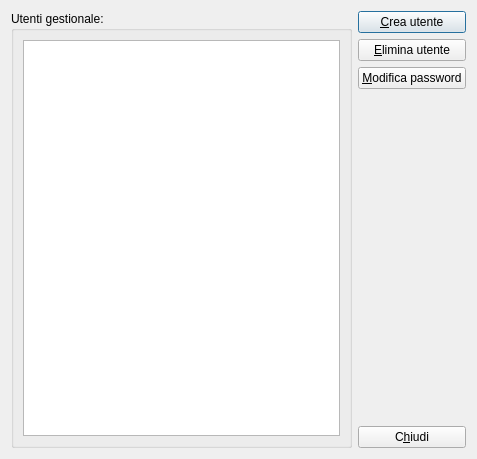
<?xml version="1.0" encoding="UTF-8"?>
<ui version="4.0">
 <class>UserDbDialog</class>
 <widget class="QDialog" name="UserDbDialog">
  <property name="geometry">
   <rect>
    <x>0</x>
    <y>0</y>
    <width>477</width>
    <height>459</height>
   </rect>
  </property>
  <property name="windowTitle">
   <string>Gestione utenti</string>
  </property>
  <layout class="QHBoxLayout" name="horizontalLayout" stretch="1,0">
   <item>
    <layout class="QVBoxLayout" name="verticalLayout_4">
     <item>
      <widget class="QGroupBox" name="groupBox">
       <property name="title">
        <string>Utenti gestionale:</string>
       </property>
       <layout class="QVBoxLayout" name="verticalLayout">
        <item>
         <widget class="QListView" name="userListView">
          <property name="focusPolicy">
           <enum>Qt::ClickFocus</enum>
          </property>
         </widget>
        </item>
       </layout>
      </widget>
     </item>
    </layout>
   </item>
   <item>
    <layout class="QVBoxLayout" name="verticalLayout_2">
     <item>
      <widget class="QPushButton" name="addUserButton">
       <property name="text">
        <string>&amp;Crea utente</string>
       </property>
       <property name="default">
        <bool>true</bool>
       </property>
      </widget>
     </item>
     <item>
      <widget class="QPushButton" name="delUserButton">
       <property name="text">
        <string>&amp;Elimina utente</string>
       </property>
      </widget>
     </item>
     <item>
      <widget class="QPushButton" name="modUserButton">
       <property name="text">
        <string>&amp;Modifica password</string>
       </property>
      </widget>
     </item>
     <item>
      <spacer name="verticalSpacer">
       <property name="orientation">
        <enum>Qt::Vertical</enum>
       </property>
       <property name="sizeHint" stdset="0">
        <size>
         <width>20</width>
         <height>40</height>
        </size>
       </property>
      </spacer>
     </item>
     <item>
      <widget class="QPushButton" name="closeButton">
       <property name="text">
        <string>C&amp;hiudi</string>
       </property>
      </widget>
     </item>
    </layout>
   </item>
  </layout>
 </widget>
 <resources/>
 <connections>
  <connection>
   <sender>addUserButton</sender>
   <signal>clicked()</signal>
   <receiver>UserDbDialog</receiver>
   <slot>userAdd()</slot>
   <hints>
    <hint type="sourcelabel">
     <x>387</x>
     <y>22</y>
    </hint>
    <hint type="destinationlabel">
     <x>238</x>
     <y>229</y>
    </hint>
   </hints>
  </connection>
  <connection>
   <sender>delUserButton</sender>
   <signal>clicked()</signal>
   <receiver>UserDbDialog</receiver>
   <slot>userDel()</slot>
   <hints>
    <hint type="sourcelabel">
     <x>345</x>
     <y>49</y>
    </hint>
    <hint type="destinationlabel">
     <x>301</x>
     <y>51</y>
    </hint>
   </hints>
  </connection>
  <connection>
   <sender>modUserButton</sender>
   <signal>clicked()</signal>
   <receiver>UserDbDialog</receiver>
   <slot>userMod()</slot>
   <hints>
    <hint type="sourcelabel">
     <x>321</x>
     <y>96</y>
    </hint>
    <hint type="destinationlabel">
     <x>303</x>
     <y>96</y>
    </hint>
   </hints>
  </connection>
  <connection>
   <sender>closeButton</sender>
   <signal>clicked()</signal>
   <receiver>UserDbDialog</receiver>
   <slot>accept()</slot>
   <hints>
    <hint type="sourcelabel">
     <x>455</x>
     <y>436</y>
    </hint>
    <hint type="destinationlabel">
     <x>476</x>
     <y>439</y>
    </hint>
   </hints>
  </connection>
 </connections>
 <slots>
  <slot>userAdd()</slot>
  <slot>userMod()</slot>
  <slot>userDel()</slot>
 </slots>
</ui>
